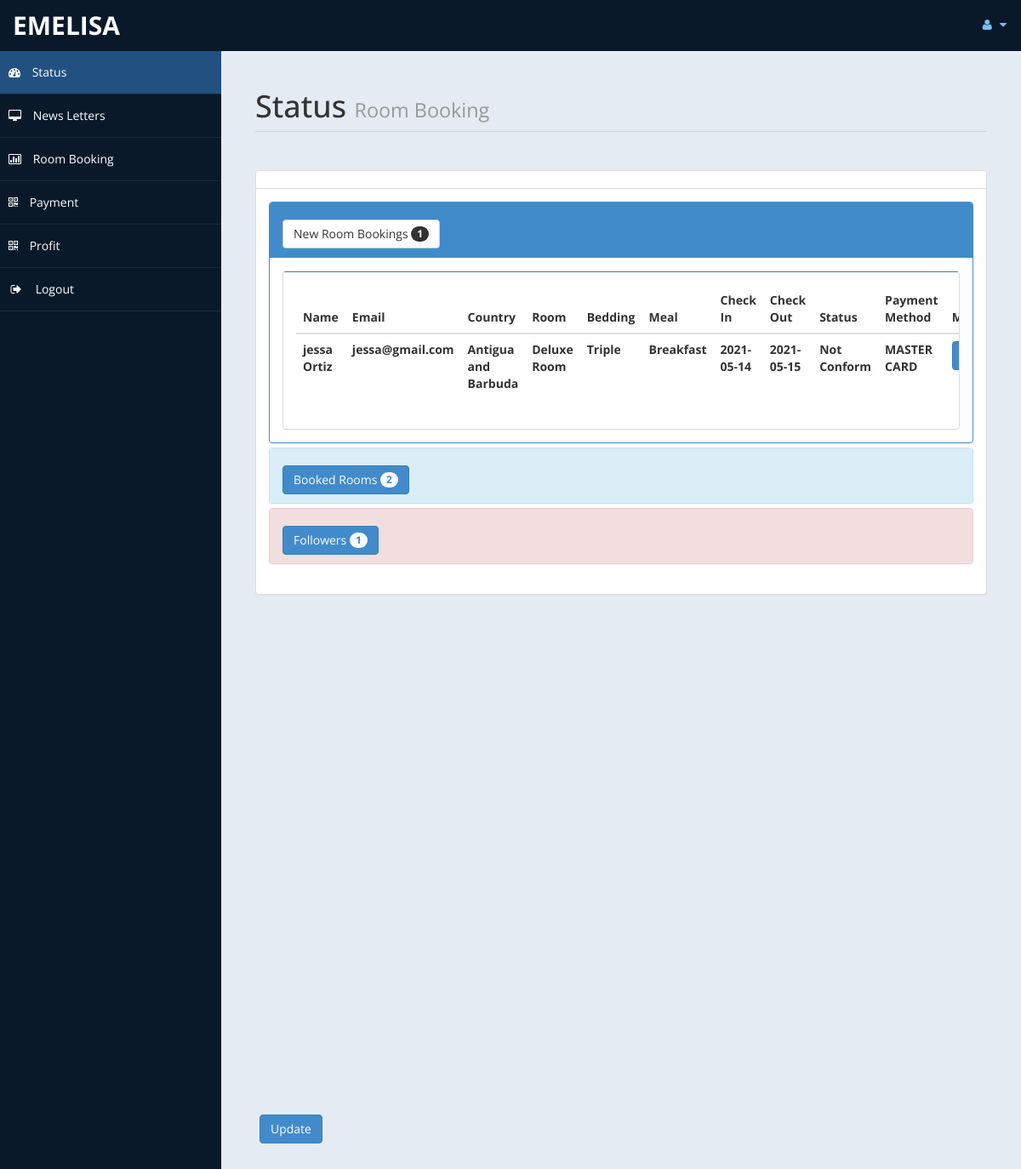
The app's page /admin/home.php (signed in) with its own data.
### tables this page shows
CREATE TABLE `roombook` (
  `id` int(10) UNSIGNED NOT NULL,
  `Title` varchar(5) DEFAULT NULL,
  `FName` text DEFAULT NULL,
  `LName` text DEFAULT NULL,
  `Email` varchar(50) DEFAULT NULL,
  `National` varchar(30) DEFAULT NULL,
  `Country` varchar(30) DEFAULT NULL,
  `Phone` text DEFAULT NULL,
  `TRoom` varchar(20) DEFAULT NULL,
  `Bed` varchar(10) DEFAULT NULL,
  `NRoom` varchar(2) DEFAULT NULL,
  `Meal` varchar(15) DEFAULT NULL,
  `cin` date DEFAULT NULL,
  `cout` date DEFAULT NULL,
  `stat` varchar(15) DEFAULT NULL,
  `nodays` int(11) DEFAULT NULL,
  `pay` varchar(50) DEFAULT NULL
);

### admin/home.php (the view, shortened to what this page needs)
<!DOCTYPE html>
<html xmlns="http://www.w3.org/1999/xhtml">
<head>
    <link href="assets/css/bootstrap.css" rel="stylesheet" />
    <link href="assets/css/font-awesome.css" rel="stylesheet" />
    <link href="assets/js/morris/morris-0.4.3.min.css" rel="stylesheet" />
    <link href="assets/css/custom-styles.css" rel="stylesheet" />
</head>
<body>
    <div id="wrapper">
        <nav class="navbar navbar-default top-navbar" role="navigation">
            <div class="navbar-header">
                <a class="navbar-brand" href="home.php"> <?php echo $_SESSION["user"]; ?> </a>
            </div>
            <ul class="nav navbar-top-links navbar-right">
                <li class="dropdown">
                    <a class="dropdown-toggle" data-toggle="dropdown" href="#" aria-expanded="false">
                        <i class="fa fa-user fa-fw"></i> <i class="fa fa-caret-down"></i>
                    </a>
                </li>
            </ul>
        </nav>
        <nav class="navbar-default navbar-side" role="navigation">
            <div class="sidebar-collapse">
                <ul class="nav" id="main-menu">
                    <li>
                        <a class="active-menu" href="home.php"><i class="fa fa-dashboard"></i> Status</a>
                    </li>
                    <li>
                        <a href="messages.php"><i class="fa fa-desktop"></i> News Letters</a>
                    </li>
					<li>
                        <a href="roombook.php"><i class="fa fa-bar-chart-o"></i> Room Booking</a>
                    </li>
                    <li>
                        <a href="payment.php"><i class="fa fa-qrcode"></i> Payment</a>
                    </li>
                    <li>
                        <a  href="profit.php"><i class="fa fa-qrcode"></i> Profit</a>
                    </li>
                    <li>
                        <a href="logout.php"><i class="fa fa-sign-out fa-fw"></i> Logout</a>
                    </li>
					</ul>
            </div>
        </nav>
        <div id="page-wrapper">
            <div id="page-inner">
                <div class="row">
                    <div class="col-md-12">
                        <h1 class="page-header">
                            Status <small>Room Booking </small>
                        </h1>
                    </div>
                </div>
				<?php
						include ('db.php');
						$sql = "select * from roombook";
						$re = mysqli_query($con,$sql);
						$c =0;
						while($row=mysqli_fetch_array($re) )
						{
								$new = $row['stat'];
								if($new=="Not Conform")
								{
									$c = $c + 1;
								}
						}
				?>
					<div class="row">
                <div class="col-md-12">
                    <div class="panel panel-default">
                        <div class="panel-heading">
                        </div>
                        <div class="panel-body">
                            <div class="panel-group" id="accordion">
							<div class="panel panel-primary">
                                    <div class="panel-heading">
                                        <h4 class="panel-title">
                                            <a data-toggle="collapse" data-parent="#accordion" href="#collapseTwo">
											<button class="btn btn-default" type="button">
												 New Room Bookings  <span class="badge"><?php echo $c ; ?></span>
											</button>
											</a>
                                        </h4>
                                    </div>
                                    <div id="collapseTwo" class="panel-collapse in" style="height: auto;">
                                        <div class="panel-body">
                                           <div class="panel panel-default">
                        <div class="panel-body">
                            <div class="table-responsive">
                                <table class="table">
                                    <thead>
                                        <tr>
                                            <th>Name</th>
                                            <th>Email</th>
                                            <th>Country</th>
											<th>Room</th>
											<th>Bedding</th>
											<th>Meal</th>
											<th>Check In</th>
											<th>Check Out</th>
											<th>Status</th>
                                            <th>Payment Method</th>
											<th>More</th>
                                        </tr>
                                    </thead>
                                    <tbody>
									<?php
									$tsql = "select * from roombook";
									$tre = mysqli_query($con,$tsql);
									while($trow=mysqli_fetch_array($tre) )
									{
										$co =$trow['stat'];
										if($co=="Not Conform")
										{
											echo"<tr>
												<th>".$trow['FName']." ".$trow['LName']."</th>
												<th>".$trow['Email']."</th>
												<th>".$trow['Country']."</th>
												<th>".$trow['TRoom']."</th>
												<th>".$trow['Bed']."</th>
												<th>".$trow['Meal']."</th>
												<th>".$trow['cin']."</th>
												<th>".$trow['cout']."</th>
												<th>".$trow['stat']."</th>
                                                <th>".$trow['pay']."</th>
												<th><a href='roombook.php?rid=".$trow['id']." ' class='btn btn-primary'>Action</a></th>
												</tr>";
										}
									}
									?>
                                    </tbody>
                                </table>
                            </div>
                        </div>
                    </div>
                                        </div>
                                    </div>
                                </div>
								<?php
								$rsql = "SELECT * FROM `roombook`";
								$rre = mysqli_query($con,$rsql);
								$r =0;
								while($row=mysqli_fetch_array($rre) )
								{
										$br = $row['stat'];
										if($br=="Conform")
										{
											$r = $r + 1;
										}
								}
								?>
                                <div class="panel panel-info">
                                    <div class="panel-heading">
                                        <h4 class="panel-title">
                                            <a data-toggle="collapse" data-parent="#accordion" href="#collapseOne" class="collapsed">
											<button class="btn btn-primary" type="button">
												 Booked Rooms  <span class="badge"><?php echo $r ; ?></span>
											</button>
											</a>
                                        </h4>
                                    </div>
                                </div>
                                <?php
								$fsql = "SELECT * FROM `contact`";
								$fre = mysqli_query($con,$fsql);
								$f =0;
								while($row=mysqli_fetch_array($fre) )
								{
										$f = $f + 1;
								}
								?>
                                <div class="panel panel-danger">
                                    <div class="panel-heading">
                                        <h4 class="panel-title">
                                            <a data-toggle="collapse" data-parent="#accordion" href="#collapseThree" class="collapsed">
											<button class="btn btn-primary" type="button">
												 Followers  <span class="badge"><?php echo $f ; ?></span>
											</button>
											</a>
                                        </h4>
                                    </div>
                                    </div>
                                </div>
                            </div>
                        </div>
                    </div>
                </div>
            </div>
				<div class='panel-body'>
                            <button class='btn btn-primary btn' data-toggle='modal' data-target='#myModal'>
                              Update
                            </button>
                            </div>
                        </div>
            </div>
</body>
</html>

### admin/assets/css/custom-styles.css (style rules this page uses)
body { font-family: 'Open Sans', sans-serif; }
#wrapper { width: 100%; background:#09192A; }
#page-wrapper { padding: 15px 15px; min-height: 600px; background:#E5EBF2; }
#page-inner { width:100%; margin:10px 20px 10px 0px; background-color:transparent; padding:10px; min-height:1200px; }
h1, .h1, h2, .h2, h3, .h3 { margin-top: 7px; margin-bottom: -5px; }
h4 { padding-top:10px; }
.page-header { padding-bottom: 9px; margin: 10px 0 45px; border-bottom: 1px solid #C7D1DD; }
.panel-default > .panel-heading { color: #000; background-color: #FFFFFF; border-color: #ddd; font-weight:bold; }
.top-navbar { margin:0px; }
.top-navbar .navbar-brand { color: #fff; width: 260px; text-align: left; height: 60px; font-size: 30px; font-weight: 700; text-transform: uppercase; line-height: 30px; }
.top-navbar .nav > li { position: relative; display: inline-block; }
.top-navbar .nav > li > a { position: relative; display: block; padding: 19px 15px; color: #77C0FD; }
.active-menu { background-color:#225081!important; }
.sidebar-collapse , .sidebar-collapse .nav { background:none; }
.sidebar-collapse .nav { padding:0; }
.sidebar-collapse .nav > li > a { color:#fff; background:transparent; text-shadow:none; }
.sidebar-collapse > .nav > li > a { padding:15px 10px; }
.sidebar-collapse > .nav > li { border-bottom: 1px solid rgba(107, 108, 109, 0.19); }
.navbar-side { border:none; background-color: transparent; }
.top-navbar { background:#09192A; border-bottom:none; }
.top-navbar .nav > li > a > i { margin-right: 2px; }
.navbar-default { border:0px solid black; }
.navbar-header { background: #09192A; }
.nav > li > a > i { margin-right:10px; }
@media (min-width:768px) { #page-wrapper { margin: 0 0 0 260px; padding: 15px 30px; min-height: 1200px; } }
@media (min-width:768px) { .navbar-side { z-index: 1; position: absolute; width: 260px; } }
@media (min-width:768px) { .navbar { border-radius: 0px; } }

### records on screen
roombook: FName "jessa", LName "Ortiz", Email "jessa@gmail.com", Country "Antigua and Barbuda", TRoom "Deluxe Room", Bed "Triple", Meal "Breakfast", cin "2021-05-14", cout "2021-05-15", stat "Not Conform", pay "MASTER CARD"

### other values on screen
$_SESSION["user"] "EMELISA"
$c "1"
$r "2"
$f "1"
